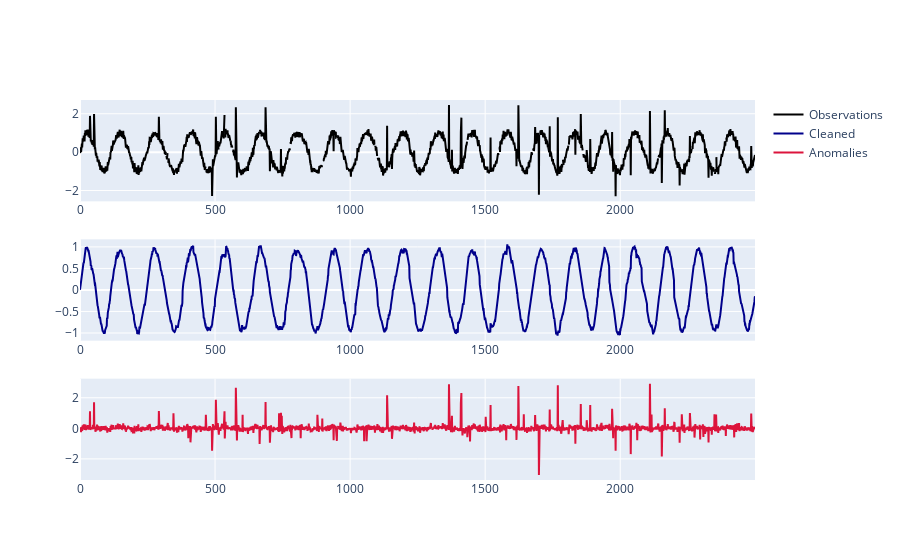

The notebook cell this image was saved under:
### Markdown cell above
**RPCA**

### Code cell
%%time

rpca = RPCA(signal=samples.tolist(), period=20)
D, X, A = rpca.compute_rpca()
drawing.plot_matrices([D, X, A])
s1, s2, s3 = rpca.resultRPCA_to_signal()
drawing.plot_signal([s1, s2, s3])

### Figure 1 — Plotly figure (JSON) as saved in the notebook; plotly's stock layout.template omitted (floating-point values rounded to 4 significant figures; data arrays with more than 128 entries replaced by an {"elided": "..."} marker saying what was removed)
{"data": [{"line": {"color": "black"}, "name": "Observations", "type": "scatter", "x": {"elided": "2500 int values"}, "xaxis": "x", "y": {"elided": "2500 float values"}, "yaxis": "y"}, {"line": {"color": "darkblue"}, "name": "Cleaned", "type": "scatter", "x": {"elided": "2500 int values"}, "xaxis": "x2", "y": {"elided": "2500 float values"}, "yaxis": "y2"}, {"line": {"color": "crimson"}, "name": "Anomalies", "type": "scatter", "x": {"elided": "2500 int values"}, "xaxis": "x3", "y": {"elided": "2500 float values"}, "yaxis": "y3"}], "layout": {"xaxis": {"anchor": "y", "domain": [0, 1]}, "xaxis2": {"anchor": "y2", "domain": [0, 1]}, "xaxis3": {"anchor": "y3", "domain": [0, 1]}, "yaxis": {"anchor": "x", "domain": [0.7333, 1]}, "yaxis2": {"anchor": "x2", "domain": [0.3667, 0.6333]}, "yaxis3": {"anchor": "x3", "domain": [0, 0.2667]}}}
